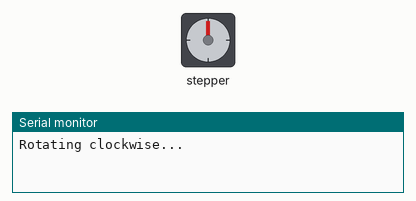
Simulated run of this sketch. Board: Arduino Uno, built with avr-gcc and run on an emulated ATmega328P. Shown: stepper motor, the last lines printed to the serial monitor. Stepper angles assume 2048 steps per turn.

Above: at 0.05 s.
At 3.05 s:
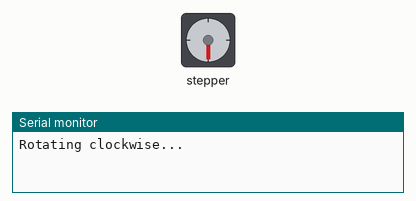
At 6.05 s:
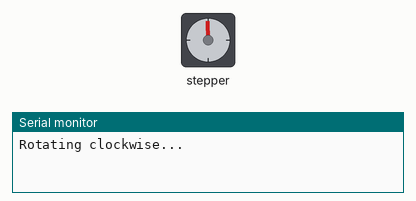
At 12.75 s:
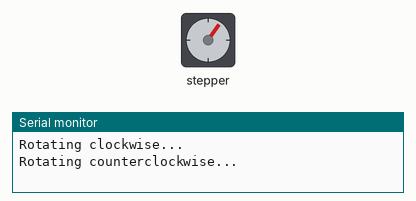
Timing chart, 0 to 18.3 s (numbered marks = the images above):
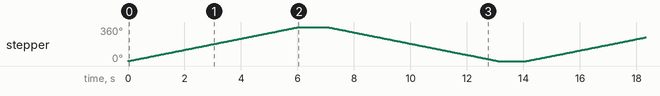

The sketch:

arduino.ino
```cpp
#include <Stepper.h>
// Number of steps per revolution for 28BYJ-48 stepper motor
const int stepsPerRevolution = 2048;
// Define ULN2003 input pins connected to Arduino
const int IN1 = 8;
const int IN2 = 9;
const int IN3 = 10;
const int IN4 = 11;
// Initialize the stepper with the above pins
Stepper myStepper(stepsPerRevolution, IN1, IN3, IN2, IN4);
// NOTE: Order of pins matters! (IN1, IN3, IN2, IN4 works for ULN2003 + 28BYJ-48)
void setup() {
  myStepper.setSpeed(10); // speed in RPM (try 10–15 first)
  Serial.begin(9600);
}
void loop() {
  Serial.println("Rotating clockwise...");
  myStepper.step(stepsPerRevolution);  // one full revolution CW
  delay(1000);
  Serial.println("Rotating counterclockwise...");
  myStepper.step(-stepsPerRevolution); // one full revolution CCW
  delay(1000);
}
```

Measured:
- by itself, stepper: turns 360° clockwise in 6.0 s, then 360° counter-clockwise in 6.0 s, repeating every 14.1 s
